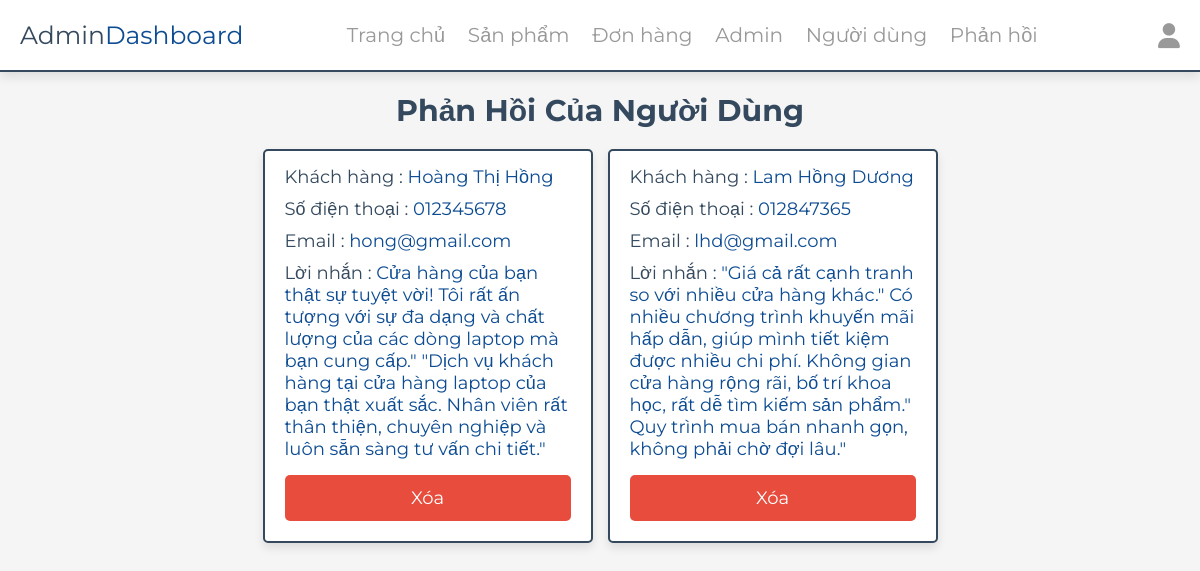
/admin/messages.php (signed in), run on the app's committed database.
### tables this page shows
CREATE TABLE `messages` (
  `id` int(100) NOT NULL,
  `user_id` int(100) NOT NULL,
  `name` varchar(100) NOT NULL,
  `email` varchar(100) NOT NULL,
  `number` varchar(12) NOT NULL,
  `message` varchar(500) NOT NULL
);

### admin/messages.php (the view, shortened to what this page needs)
<?php
include '../components/connect.php';
?>
<!DOCTYPE html>
<html lang="en">
<head>
   <link rel="stylesheet" href="https://cdnjs.cloudflare.com/ajax/libs/font-awesome/6.1.1/css/all.min.css">
   <link rel="stylesheet" href="../css/admin_style.css">
</head>
<body>
   <?php include '../components/admin_header.php' ?>
   <section class="messages">
      <h1 class="heading">Phản hồi của người dùng</h1>
      <div class="box-container">
         <?php
         $select_messages = $conn->prepare("SELECT * FROM `messages`");
         $select_messages->execute();
         if ($select_messages->rowCount() > 0) {
            while ($fetch_messages = $select_messages->fetch(PDO::FETCH_ASSOC)) {
         ?>
               <div class="box">
                  <p> Khách hàng : <span><?= $fetch_messages['name']; ?></span> </p>
                  <p> Số điện thoại : <span><?= $fetch_messages['number']; ?></span> </p>
                  <p> Email : <span><?= $fetch_messages['email']; ?></span> </p>
                  <p> Lời nhắn : <span><?= $fetch_messages['message']; ?></span> </p>
                  <a href="messages.php?delete=<?= $fetch_messages['id']; ?>" class="delete-btn" onclick="return confirm('Bạn có chắc muốn xóa?');">Xóa</a>
               </div>
         <?php
            }
         } else {
            echo '<p class="empty">Chưa có lời phản hồi!</p>';
         }
         ?>
      </div>
   </section>
</body>
</html>

### css/admin_style.css (style rules this page uses)
:root { --main-color: #0D4C92; --red: #e74c3c; --orange: #f39c12; --black: #34495e; --white: #fff; --light-bg: #f5f5f5; --light-color: #999; --border: .2rem solid var(--black); --box-shadow: 0 .5rem 1rem rgba(0, 0, 0, .1); }
* { font-family: 'Montserrat', sans-serif; margin: 0; padding: 0; box-sizing: border-box; text-decoration: none; outline: none; border: none; }
html { font-size: 62.5%; overflow-x: hidden; }
body { background-color: var(--light-bg); }
section { max-width: 1200px; margin: 0 auto; padding: 2rem; }
.btn, .delete-btn, .option-btn { display: block; margin-top: 1rem; border-radius: .5rem; cursor: pointer; width: 100%; font-size: 1.8rem; color: var(--white); padding: 1.2rem 3rem; text-transform: capitalize; text-align: center; }
.delete-btn { background-color: var(--red); }
.heading { text-align: center; margin-bottom: 2rem; text-transform: capitalize; color: var(--black); font-size: 3rem; }
.messages .box-container { display: grid; grid-template-columns: repeat(auto-fit, 33rem); gap: 1.5rem; justify-content: center; align-items: flex-start; }
.messages .box-container .box { background-color: var(--white); border-radius: .5rem; box-shadow: var(--box-shadow); border: var(--border); padding: 2rem; padding-top: 1rem; }
.messages .box-container .box p { padding: .5rem 0; font-size: 1.8rem; color: var(--black); }
.messages .box-container .box p span { color: var(--main-color); }

### data on the page
messages: name "Hoàng Thị Hồng", number "012345678", email "hong@gmail.com", message "Cửa hàng của bạn thật sự tuyệt vời! Tôi rất ấn tượng với sự đa dạng và chất lượng của các dòng laptop mà bạn cung cấp.\" \"Dịch vụ khách hàng tại cửa hàng laptop của bạn thật xuất sắc. Nhân viên rất thân thiện, chuyên nghiệp và luôn sẵn sàng tư vấn chi tiết.\""
messages: name "Lam Hồng Dương", number "012847365", email "lhd@gmail.com", message "\"Giá cả rất cạnh tranh so với nhiều cửa hàng khác.\" Có nhiều chương trình khuyến mãi hấp dẫn, giúp mình tiết kiệm được nhiều chi phí. Không gian cửa hàng rộng rãi, bố trí khoa học, rất dễ tìm kiếm sản phẩm.\" Quy trình mua bán nhanh gọn, không phải chờ đợi lâu.\""
